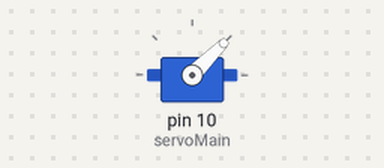
The sketch below on a simulated Arduino Uno, built with avr-gcc and run on an emulated ATmega328P. Shown: servo.

Above: at 0.05 s.
Timing chart, 0 to 3.0 s (numbered marks = the images above):
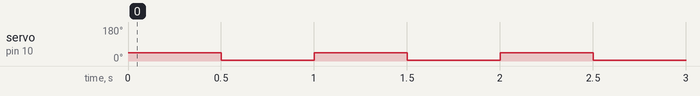

Measured:
- by itself, servo on pin 10 (servoMain): alternates 45° for 0.50 s and 5° for 0.50 s

The sketch:

sketch_sep07b.ino
```cpp
#include <Servo.h>

// #include <AFMotor.h>
//AF_DCMotor motor(2, MOTOR12_64KHZ); // create motor #2, 64KHz pwm


Servo servoMain; // Define our Servo

void setup() {
  servoMain.attach(10);
  // put your setup code here, to run once:
  //Serial.begin(9600);
  //Serial.println("Motor test!");
  //motor.setSpeed(200);
}

void loop() {
  servoMain.write(45);

  delay(500);

  servoMain.write(5);

  delay(500);

  /*
  // put your main code here, to run repeatedly:
  /Serial.print("tick");
  motor.run(FORWARD);
  // turn it on going forward
  delay(1000);
  Serial.print("tock");
  motor.run(BACKWARD);     // the other way
  delay(1000);
  Serial.print("tack");
  motor.run(RELEASE);      // stopped
  delay(1000);
  */
}
```
